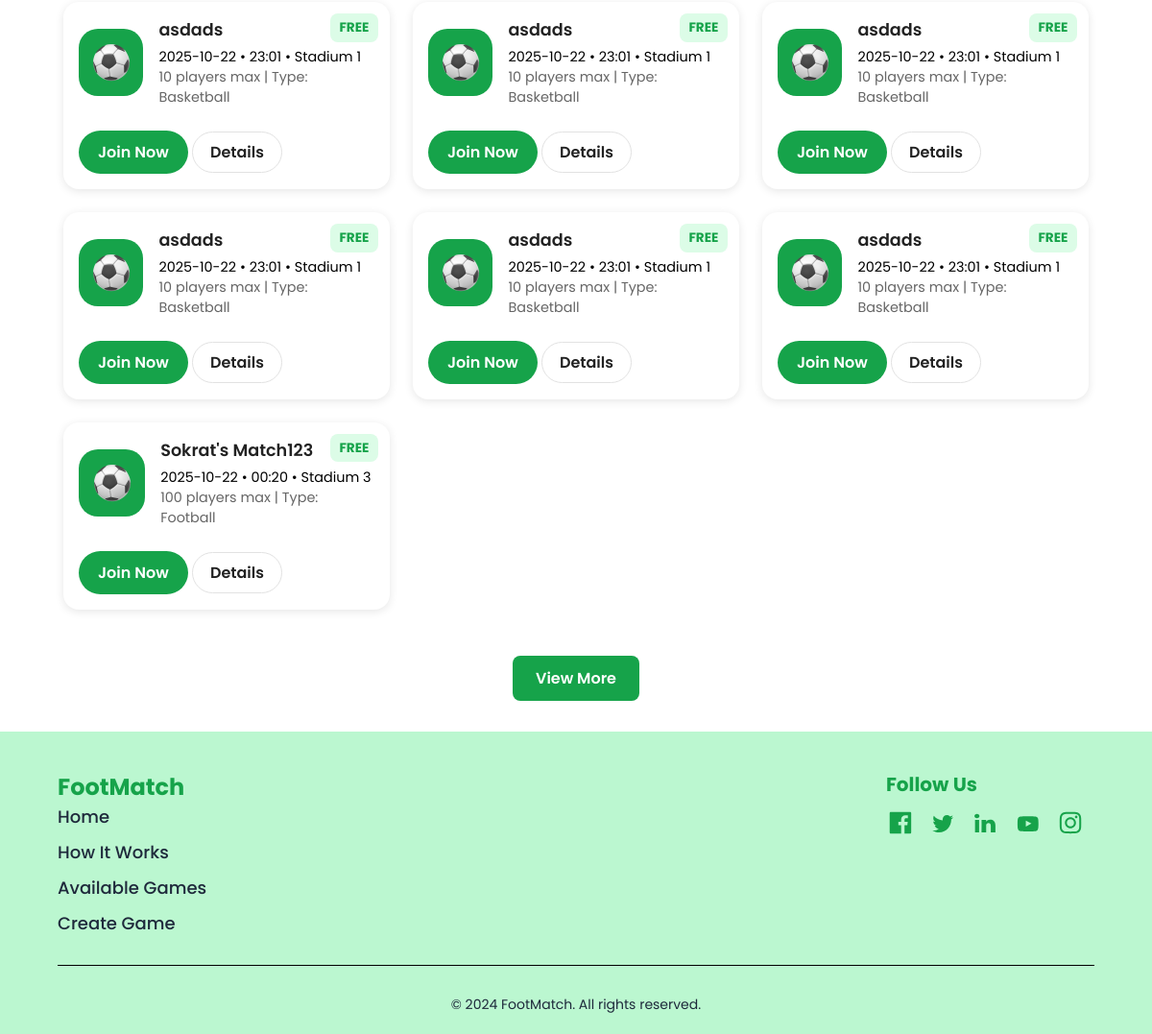
Before: /available-games (lower part) with the older database file.
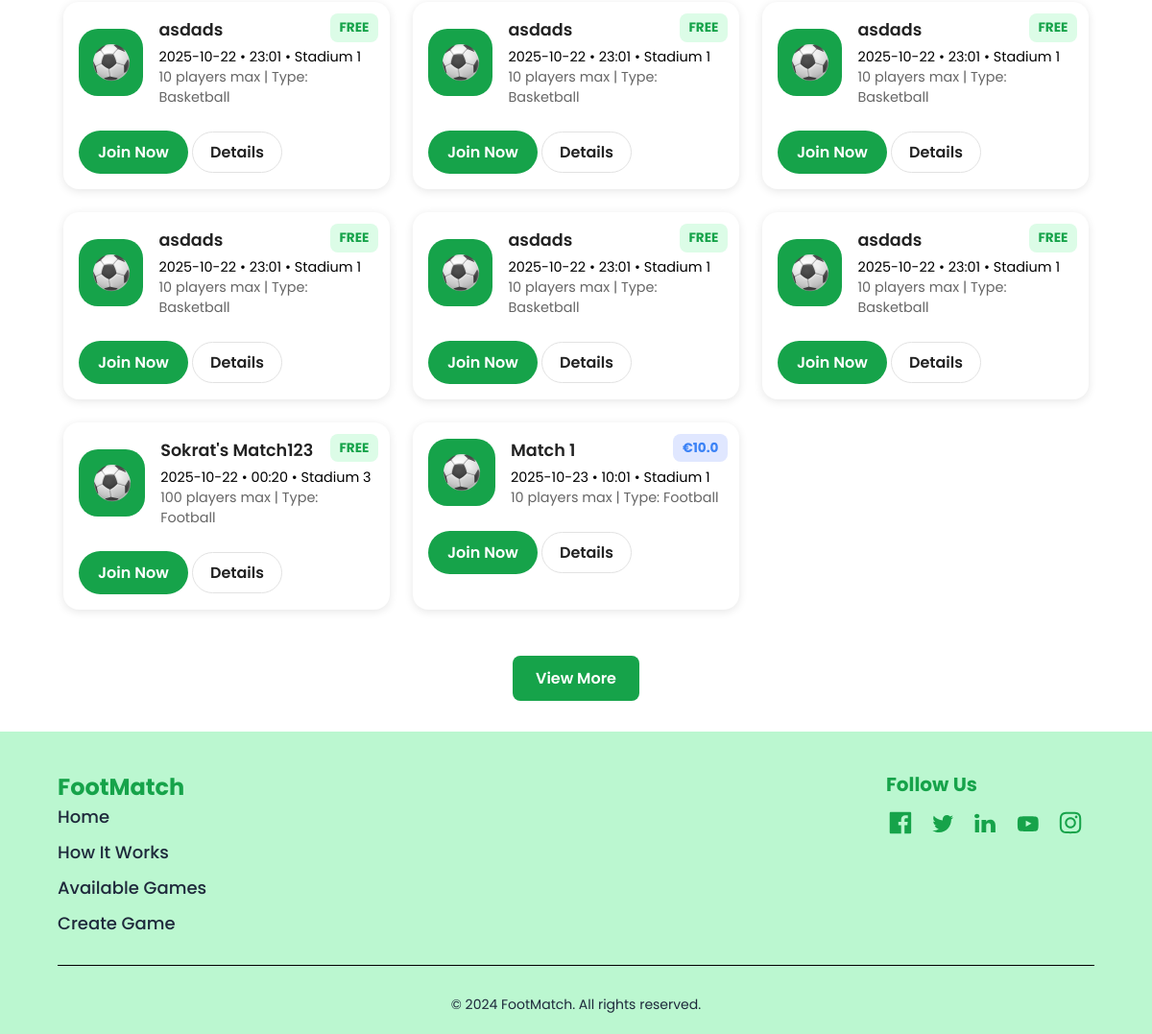
After: the same page with the newer database file.
### app.py (models this page shows)
class Game(db.Model):
    id = db.Column(db.Integer, primary_key=True)
    game_name = db.Column(db.String(100), nullable=False)
    date = db.Column(db.String(20), nullable=False)
    time = db.Column(db.String(20), nullable=False)
    location = db.Column(db.String(100), nullable=False)
    sports_type = db.Column(db.String(50), nullable=False)
    player_capacity = db.Column(db.Integer, nullable=False)
    price = db.Column(db.Float, nullable=False)
    age = db.Column(db.String(15), nullable=False)
    description = db.Column(db.String(300), nullable=True)
    creator_id = db.Column(db.Integer, db.ForeignKey('user.id'))
    creator = db.relationship('User', backref='games')

### app.py (the view)
@app.route("/available-games")
def available_games():
    games = Game.query.all()
    return render_template("available-games.html", games=games)

### templates/available-games.html (shortened to what this page needs)
<!DOCTYPE html>
<html lang="en">
<head>
    <link rel="stylesheet" href="{{ url_for('static', filename='css_folder/reset.css') }}">
    <link rel="stylesheet" href="{{ url_for('static', filename='css_folder/styles.css') }}">
    <link rel="stylesheet" href="{{ url_for('static', filename='css_folder/available-games.css') }}">
    <link rel="stylesheet" href="{{ url_for('static', filename='css_folder/error-messages.css') }}">
</head>
<body>
    <main>
        <section id="available-games">
            <div class="games-container">
                {% if games %}
                    {% for game in games %}
                    <div class="game-card">
                        <div class="game-card-top">
                            <div class="img-background">
                                <img src="{{ url_for('static', filename='assets/football-icon.svg') }}" alt="{{ game.sports_type }} Icon">
                            </div>
                            <div class="game-info">
                                <h2>{{ game.game_name }}</h2>
                                <p>{{ game.date }} • {{ game.time }} • {{ game.location }}</p>
                                <p class="info">
                                    <span>{{ game.player_capacity }} players max</span> | Type: {{ game.sports_type }}
                                </p>
                            </div>
                        </div>
                        <div class="game-card-bottom">
                            <div class="buttons">
                                <button class="btn join-btn">Join Now</button>
                                <button class="btn details-btn">Details</button>
                            </div>
                        </div>
                        <span class="price-tag {% if game.price == 0 %}free{% else %}paid{% endif %}">
                            {% if game.price == 0 %}FREE{% else %}€{{ game.price }}{% endif %}
                        </span>
                    </div>
                    {% endfor %}
                {% else %}
                    <p class="no-games">No games available yet. <a href="{{ url_for('create_game') }}">Create one here</a>.</p>
                {% endif %}
            </div>
            {% if games %}
            <div class="view-more">
                <button class="btn view-more-btn">View More</button>
            </div>
            {% endif %}
        </section>
    </main>
    <footer>
        <div class="container">
            <div id="footer-content">
                <div id="footer-left">
                    <p id="footer-title">FootMatch</p>
                    <ul>
                        <li><a href="{{ url_for('home') }}#header">Home</a></li>
                        <li><a href="{{ url_for('home') }}#how-it-works">How It Works</a></li>
                        <li><a href="#header">Available Games</a></li>
                        <li><a href="{{ url_for('create_game') }}">Create Game</a></li>
                    </ul>
                </div>
                <div id="footer-right">
                    <p id="follow-us">Follow Us</p>
                    <img src="/static/assets/facebook.svg" alt="Facebook" />
                    <img src="/static/assets/twitter.svg" alt="Twitter" />
                    <img src="/static/assets/linkedin.svg" alt="LinkedIn" />
                    <img src="/static/assets/youtube.svg" alt="YouTube" />
                    <img src="/static/assets/instagram.svg" alt="Instagram" />
                </div>
            </div>
            <hr />
            <p id="rights">&copy; 2024 FootMatch. All rights reserved.</p>
        </div>
    </footer>
</body>
</html>

### static/css_folder/styles.css (style rules this page uses)
html { scroll-behavior: smooth; }
body { font-family: "Poppins", sans-serif; margin: 0; padding: 0; color: black; background-color: white; }
p { font-weight: 400; font-size: 20px; color: black; margin: 0; padding: 0; }
a { color: #1e293b; text-decoration: none; transition: color 0.3s; }
.btn { border: 2px solid transparent; border-radius: 25px; padding: 8px 18px; font-weight: 600; cursor: pointer; transition: all 0.3s; }
.container { width: 90%; max-width: 1200px; margin: 0 auto; padding: 0 0px; }
footer { background-color: #bbf7d0; color: #16a34a; padding: 40px 0 20px; }
#footer-content { display: flex; justify-content: space-between; font-size: 16px; font-weight: 400; color: #1e293b; }
#footer-title { font-size: 24px; font-weight: bold; color: #16a34a; text-align: left; margin-bottom: 0; }
ul { list-style-type: none; padding: 0; margin: 0; margin-bottom: 30px; }
li { margin-bottom: 10px; list-style-type: none; }
li a { font-size: 18px; font-weight: 500; cursor: pointer; }
#follow-us { font-weight: bold; font-size: 20px; color: #16a34a; margin-bottom: 10px; }
#footer-right img { width: 30px; margin-right: 10px; }
hr { border: none; border-top: 1px solid black; margin: 0 0 10px 0; }
#rights { padding-top: 20px; text-align: center; color: #1e293b; font-size: 14px; }

### static/css_folder/available-games.css (style rules this page uses)
body { font-family: "Poppins", sans-serif; background-color: #ffffff; color: #222; margin: 0; padding: 0; }
.games-container { display: grid; grid-template-columns: repeat(auto-fit, minmax(320px, 1fr)); gap: 1.5rem; max-width: 1100px; margin: 0 auto; padding: 1rem; }
.game-card { display: flex; flex-direction: column; background: #fff; box-shadow: 0 2px 10px rgba(0,0,0,0.1); border-radius: 16px; padding: 1rem; transition: transform 0.2s ease; position: relative; }
.game-card-top { display: flex; align-items: center; margin-bottom: 0.5rem; }
.game-info { display: flex; flex-direction: column; }
.game-info h2 { font-size: 1.1rem; font-weight: 600; margin: 0 0 0.3rem 0; }
.game-info p { font-size: 0.9rem; margin: 0; }
.img-background { background-color: #16a34a; border-radius: 20px; display: flex; justify-content: center; align-items: center; height: 70px; width: 70px; margin-right: 1rem; }
.img-background img { width: 40px; height: 40px; border-radius: 50%; object-fit: cover; }
.game-card-bottom { display: flex; flex-direction: column; margin-top: 0.5rem; }
.info { font-size: 0.85rem; color: #666; margin: 0.2rem 0; }
.buttons { margin-top: 0.5rem; }
.btn { border: 2px solid transparent; border-radius: 25px; padding: 8px 18px; font-weight: 600; cursor: pointer; transition: all 0.3s; }
.join-btn { background-color: #16a34a; color: white; }
.details-btn { background-color: #ffffff; border: 1px solid #E2E2E2; }
.price-tag { position: absolute; top: 12px; right: 12px; font-size: 0.85rem; font-weight: bold; padding: 0.3rem 0.6rem; border-radius: 8px; }
.price-tag.free { background-color: #dcfce7; color: #16a34a; }
.price-tag.paid { background-color: #e0e7ff; color: #3b82f6; }
.view-more { text-align: center; margin: 2rem 0; }
.view-more-btn { background-color: #16a34a; color: #fff; padding: 0.7rem 1.5rem; border-radius: 8px; border: none; cursor: pointer; }

Changed rows visible on the page:
added Game: game_name "Match 1", date "2025-10-23", time "10:01", location "Stadium 1", player_capacity "10", sports_type "Football", price "10.0"
